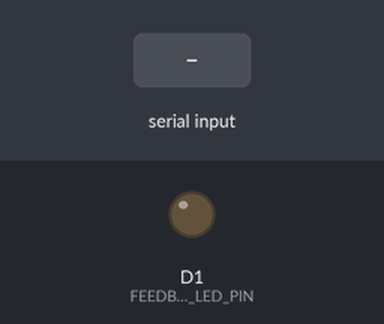
Recording of a sketch running on a simulated ESP8266 (NodeMCU). Shown: output pins drawn as LEDs (lit = HIGH). Dashed ring = blinking. The test bench sets the inputs (shaded band). What the sketch prints to the serial monitor is not drawn.

Above: at 2.2 s.
2.3 s: "c" received over Serial
At 2.56 s:
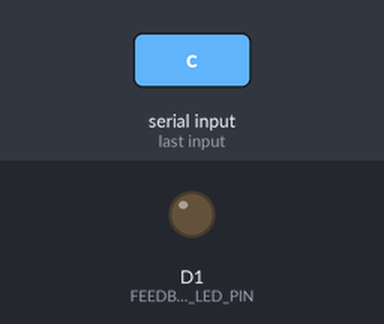
4.6 s: "0" received over Serial
At 4.85 s:
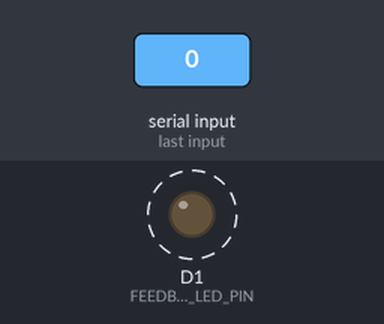
6.2 s: "8" received over Serial
At 7.0 s:
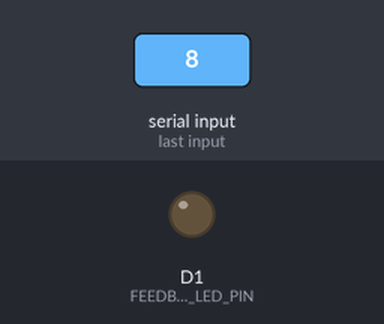
Timing chart, 0 to 9.2 s (numbered marks = the images above; inputs shaded):
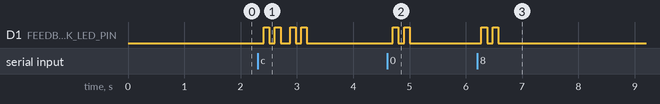

The sketch:

IR_Send_Test.ino
```cpp
/*
 * IR Send & Receive Test - Integrated IR Test with Grove Modules
 *
 * Purpose: Test IR sending (D2) and receiving (D4) with actual ceiling light remote codes
 * No WiFi, no NTP, no scheduling - just simple IR transmission and reception
 *
 * Hardware:
 * - Arduino Nano ESP32
 * - Grove IR Emitter (D2)
 * - Grove IR Receiver (D4)
 * - Built-in LED or external LED on D1 for feedback
 */

#include <Arduino.h>
#include <IRremote.hpp>

// Pin Configuration
#define IR_EMITTER_PIN D2
#define IR_RECEIVER_PIN D4
#define FEEDBACK_LED_PIN D1

// IR Code - Ceiling Light (NEC Protocol)
#define IR_ADDRESS 0x1275
#define IR_COMMAND_TOGGLE 0x207   // ON/OFF toggle
#define IR_COMMAND_BRIGHTNESS_UP 0x208
#define IR_COMMAND_BRIGHTNESS_DOWN 0x206
#define IR_COMMAND_NIGHT_LIGHT 0x203
#define IR_COMMAND_FULL_BRIGHT 0x202

void setup() {
  Serial.begin(115200);
  delay(1000);

  Serial.println(F("\n=== IR Send & Receive Test ==="));
  Serial.println(F("Testing Grove IR Emitter (D2) and Receiver (D4)"));
  Serial.println(F("Ceiling Light Remote Codes (NEC Protocol)"));
  Serial.println(F(""));
  Serial.println(F("Commands:"));
  Serial.println(F("  '0' - Send Light Toggle (ON/OFF)"));
  Serial.println(F("  '8' - Send Brightness UP"));
  Serial.println(F("  '9' - Send Brightness DOWN"));
  Serial.println(F("  '3' - Send Night Light"));
  Serial.println(F("  '2' - Send Full Bright"));
  Serial.println(F("  'c' - Send CH Setting + Toggle (TEST)"));
  Serial.println(F("  'r' - Show received signals"));
  Serial.println(F("  '?'  - Show help"));
  Serial.println(F(""));

  // Initialize pins
  pinMode(FEEDBACK_LED_PIN, OUTPUT);
  digitalWrite(FEEDBACK_LED_PIN, LOW);

  // Initialize IR Emitter
  // IrSender.begin(pin) or IrSender.begin(pin, enableFeedback, feedbackPin)
  IrSender.begin(IR_EMITTER_PIN);  // D2 = IR Emitter output
  Serial.println(F("IR Emitter initialized on D2"));

  // Feedback LED on D1
  digitalWrite(FEEDBACK_LED_PIN, LOW);

  // Initialize IR Receiver
  IrReceiver.begin(IR_RECEIVER_PIN, ENABLE_LED_FEEDBACK);
  Serial.println(F("IR Receiver initialized on pin D4"));

  Serial.println(F(""));
  Serial.println(F("Ready for commands..."));
  Serial.println(F(""));
}

void loop() {
  // Check for IR signal received on D4
  if (IrReceiver.decode()) {
    Serial.println(F("\n>>> IR Signal Received on D4! <<<"));
    Serial.print(F("Protocol: NEC"));
    Serial.print(F(", Address: 0x"));
    Serial.print(IrReceiver.decodedIRData.address, HEX);
    Serial.print(F(", Command: 0x"));
    Serial.println(IrReceiver.decodedIRData.command, HEX);

    // Resume receiver
    IrReceiver.resume();
  }

  // Check for serial input
  if (Serial.available() > 0) {
    char cmd = Serial.read();

    switch (cmd) {
      case '0': {
        Serial.println(F("\n>>> Sending Light TOGGLE (ON/OFF)..."));
        IrSender.sendNEC(IR_ADDRESS, IR_COMMAND_TOGGLE, 1);
        Serial.println(F("✓ IR signal sent"));
        blinkLED();
        break;
      }

      case '8': {
        Serial.println(F("\n>>> Sending Brightness UP..."));
        IrSender.sendNEC(IR_ADDRESS, IR_COMMAND_BRIGHTNESS_UP, 1);
        Serial.println(F("✓ IR signal sent"));
        blinkLED();
        break;
      }

      case '9': {
        Serial.println(F("\n>>> Sending Brightness DOWN..."));
        IrSender.sendNEC(IR_ADDRESS, IR_COMMAND_BRIGHTNESS_DOWN, 1);
        Serial.println(F("✓ IR signal sent"));
        blinkLED();
        break;
      }

      case '3': {
        Serial.println(F("\n>>> Sending Night Light..."));
        IrSender.sendNEC(IR_ADDRESS, IR_COMMAND_NIGHT_LIGHT, 1);
        Serial.println(F("✓ IR signal sent"));
        blinkLED();
        break;
      }

      case '2': {
        Serial.println(F("\n>>> Sending Full Bright..."));
        IrSender.sendNEC(IR_ADDRESS, IR_COMMAND_FULL_BRIGHT, 1);
        Serial.println(F("✓ IR signal sent"));
        blinkLED();
        break;
      }

      case 'c': {
        Serial.println(F("\n>>> Sending CH Set + Light TOGGLE..."));
        Serial.println(F("Step 1: CH Setting (0x205)..."));
        IrSender.sendNEC(IR_ADDRESS, 0x205, 1);  // CH setting
        Serial.println(F("✓ CH setting sent"));
        blinkLED();

        delay(100);  // Wait for processing

        Serial.println(F("Step 2: Light Toggle (0x207)..."));
        IrSender.sendNEC(IR_ADDRESS, IR_COMMAND_TOGGLE, 1);
        Serial.println(F("✓ Light toggle sent"));
        blinkLED();

        Serial.println(F("\nIf light toggles, CH setup is working!"));
        break;
      }

      case 'r': {
        Serial.println(F("\n--- Received Signal Information ---"));
        Serial.println(F("If a signal was received, it appears above."));
        Serial.println(F("Point your remote at D4 and press a button."));
        break;
      }

      case '?': {
        Serial.println(F("\n=== IR Send & Receive Test Commands ==="));
        Serial.println(F("  '0' - Send Light Toggle (ON/OFF)"));
        Serial.println(F("  '8' - Send Brightness UP"));
        Serial.println(F("  '9' - Send Brightness DOWN"));
        Serial.println(F("  '3' - Send Night Light"));
        Serial.println(F("  '2' - Send Full Bright"));
        Serial.println(F("  'r' - Show received signals"));
        Serial.println(F("  '?'  - Show help"));
        Serial.println(F(""));
        break;
      }

      default: {
        if (cmd >= 32 && cmd <= 126) { // Printable character
          Serial.print(F("\n? Unknown command: "));
          Serial.print(cmd);
          Serial.println(F(" (type '?' for help)"));
        }
        break;
      }
    }

    delay(50);
  }

  delay(50);
}

void blinkLED() {
  digitalWrite(FEEDBACK_LED_PIN, HIGH);
  delay(100);
  digitalWrite(FEEDBACK_LED_PIN, LOW);
  delay(100);
  digitalWrite(FEEDBACK_LED_PIN, HIGH);
  delay(100);
  digitalWrite(FEEDBACK_LED_PIN, LOW);
}
```

Measured:
- after the input at 2.3 s, D1 (FEEDBACK_LED_PIN): LOW → HIGH after 0.11 s, → LOW 0.10 s later, → HIGH 0.10 s later, → LOW 0.10 s later, … (8 changes in this stretch)
- after the input at 4.6 s, D1 (FEEDBACK_LED_PIN): alternates HIGH for 0.10 s and LOW for 0.10 s, 4 changes in all, then stays LOW, starting after 0.10 s
- after the input at 6.2 s, D1 (FEEDBACK_LED_PIN): alternates HIGH for 0.10 s and LOW for 0.10 s, 4 changes in all, then stays LOW, starting after 0.08 s
